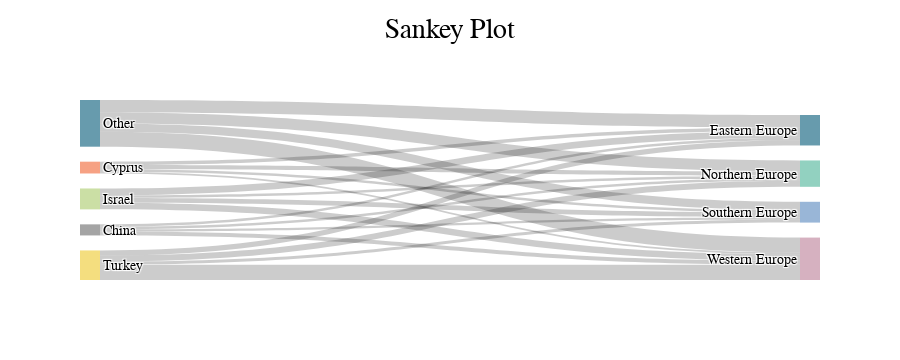

Source (notebook cell):
### Code cell
sfig = ei.sankey(client=client, table_name=table_name, reference_table=reference_table, 
                                                source_geo_level=source_geo_level, target_geo_level=target_geo_level, 
                                                source_values=source_values, target_values=target_values, 
                                                source_resolution=source_resolution, target_resolution=target_resolution,
                                                date_range=date_range, cutoff=cutoff, domestic=domestic, n_sources=5, n_targets=None)
sfig

### Figure 1 — Plotly figure (JSON) as saved in the notebook; plotly's stock layout.template omitted (floating-point values rounded to 4 significant figures)
{"data": [{"link": {"source": [6, 1, 7, 3, 1, 8, 7, 6, 1, 8, 8, 3, 3, 1, 7, 6, 6, 7, 8, 3], "target": [4, 4, 5, 2, 2, 0, 2, 0, 5, 4, 5, 5, 4, 0, 0, 5, 2, 4, 2, 0], "value": [0.03976, 0.01993, 0.03217, 0.0497, 0.03511, 0.1047, 0.02083, 0.05726, 0.01509, 0.06883, 0.1239, 0.1275, 0.0263, 0.02806, 0.02096, 0.05484, 0.0222, 0.01836, 0.09161, 0.04293]}, "node": {"label": ["Eastern Europe", "Cyprus", "Northern Europe", "Turkey", "Southern Europe", "Western Europe", "Israel", "China", "Other"], "line": {"color": "black", "width": 0}, "pad": 15, "thickness": 20}, "type": "sankey", "valueformat": ".1%"}], "layout": {"height": 360, "title": {"text": "Sankey Plot"}}}
